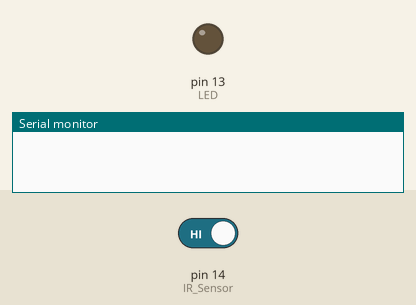
Recording of a sketch running on a simulated Arduino Uno, built with avr-gcc and run on an emulated ATmega328P. Shown: output pins drawn as LEDs (lit = HIGH), the last lines printed to the serial monitor. The test bench sets the inputs (shaded band); at power-on: pin 14 (IR_Sensor) HIGH.

Above: at 1.2 s.
1.3 s: pin 14 (IR_Sensor) driven LOW
3.2 s: pin 14 (IR_Sensor) driven HIGH
At 3.9 s:
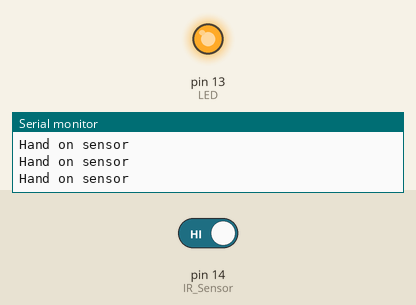
Timing chart, 0 to 6.2 s (numbered marks = the images above; inputs shaded):
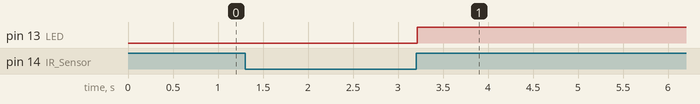

The sketch:

IR_sensor.ino
```cpp
#define IR_Sensor 14
#define LED LED_BUILTIN

int IR;
bool oned = false;

void setup()
{
  Serial.begin(9600);
  pinMode(IR_Sensor, INPUT);
  pinMode(LED, OUTPUT);
}
void loop(){
  IR=digitalRead(IR_Sensor);
  if(IR==LOW){
    call_fun();
  }
}
void call_fun(){
  while (digitalRead(IR_Sensor) == LOW){
    Serial.println("Hand on sensor");
  }
  if (oned == false){
    oned = true;
    digitalWrite(LED,HIGH);
  }
  else if (oned == true){
    oned = false;
    digitalWrite(LED,LOW);
  }
  return;
}
```

Measured:
- after the input at 3.2 s, pin 13 (LED): LOW → HIGH at once
